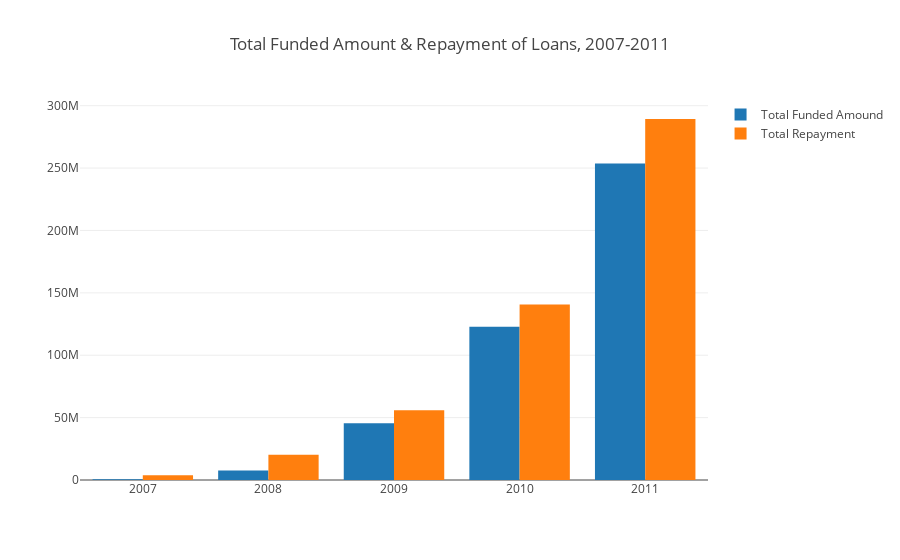

Notebook code cell kept with this figure:
### Code cell
# Bar Chart - Funded Amount and Repayment by Year
trace1 = go.Bar(
    x=Plot1.index,
    y=Plot1['Funded Amount'],
    name='Total Funded Amound'
)
trace2 = go.Bar(
    x=Plot1.index,
    y=Plot1['Repayment'],
    name='Total Repayment'
)

data = [trace1, trace2]
layout = go.Layout(
    barmode='group',
    title="Total Funded Amount & Repayment of Loans, 2007-2011"
)

fig=dict(data=data,layout=layout)
# url_1 = py.plot(fig, filename='Funded Amount and Repayment by Year', auto_open=False)
py.iplot(fig, filename='Plot1')

### Figure 1 — Plotly figure (JSON) as saved in the notebook; plotly's stock layout.template omitted (floating-point values rounded to 4 significant figures)
{"data": [{"name": "Total Funded Amound", "type": "bar", "uid": "e29099f4-d502-11e8-96b7-b16ad29151c9", "x": [2007, 2008, 2009, 2010, 2011], "y": [628300.0, 7588000.0, 45520000.0, 122800000.0, 253700000.0]}, {"name": "Total Repayment", "type": "bar", "uid": "e29099f5-d502-11e8-a5a6-b16ad29151c9", "x": [2007, 2008, 2009, 2010, 2011], "y": [3873000.0, 20300000.0, 55810000.0, 140700000.0, 289300000.0]}], "layout": {"barmode": "group", "title": "Total Funded Amount & Repayment of Loans, 2007-2011"}}
